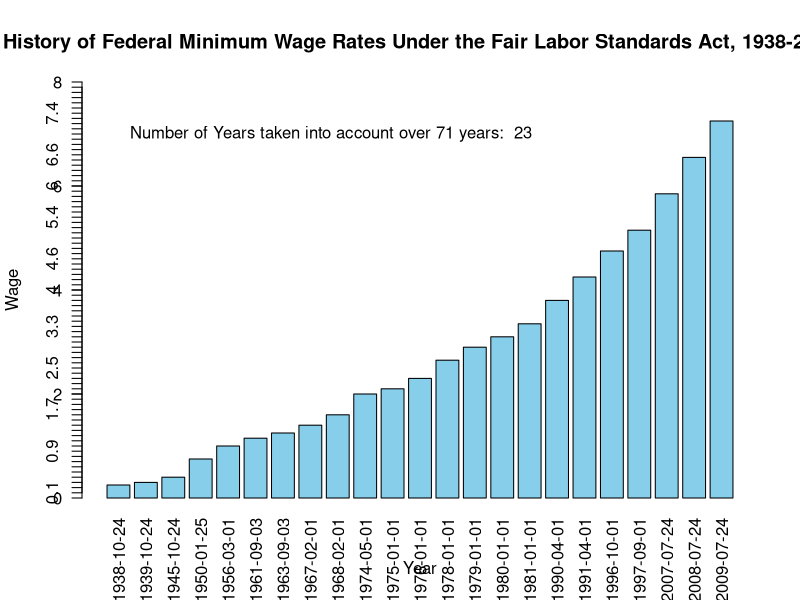

Source code (R):
# Data from https://vincentarelbundock.github.io/Rdatasets/datasets.html
# Specifically "History of Federal Minimum Wage Rates Under the Fair Labor Standards Act, 1938-2009"

#Data compiled in frame

data <- data.frame(
  date = c("1938-10-24", "1939-10-24", "1945-10-24", "1950-01-25", "1956-03-01", 
           "1961-09-03", "1963-09-03", "1967-02-01", "1968-02-01", "1974-05-01", 
           "1975-01-01", "1976-01-01", "1978-01-01", "1979-01-01", "1980-01-01", 
           "1981-01-01", "1990-04-01", "1991-04-01", "1996-10-01", "1997-09-01", 
           "2007-07-24", "2008-07-24", "2009-07-24"),
  wage = c(0.25, 0.3, 0.4, 0.75, 1, 1.15, 1.25, 1.4, 1.6, 2, 2.1, 2.3, 2.65, 2.9, 
           3.1, 3.35, 3.8, 4.25, 4.75, 5.15, 5.85, 6.55, 7.25)
)

# Convert date to proper Date class
data$date <- as.Date(data$date)

# Calculate the number of years
num_years <- length(data$date)

# Plot bar graph
barplot(height = data$wage, names.arg = format(data$date, "%Y-%m-%d"), 
        col = "skyblue", main = "History of Federal Minimum Wage Rates Under the Fair Labor Standards Act, 1938-2009",
        xlab = "Year", ylab = "Wage", ylim = c(0, 8), las = 2)

# Y-axis labels to be more precise
axis(2, at = seq(0.1, 7.9, 0.1), labels = seq(0.1, 7.9, 0.1))

# Add a text label with the number of years
text(10, 7, paste("Number of Years taken into account over 71 years: ", num_years))

